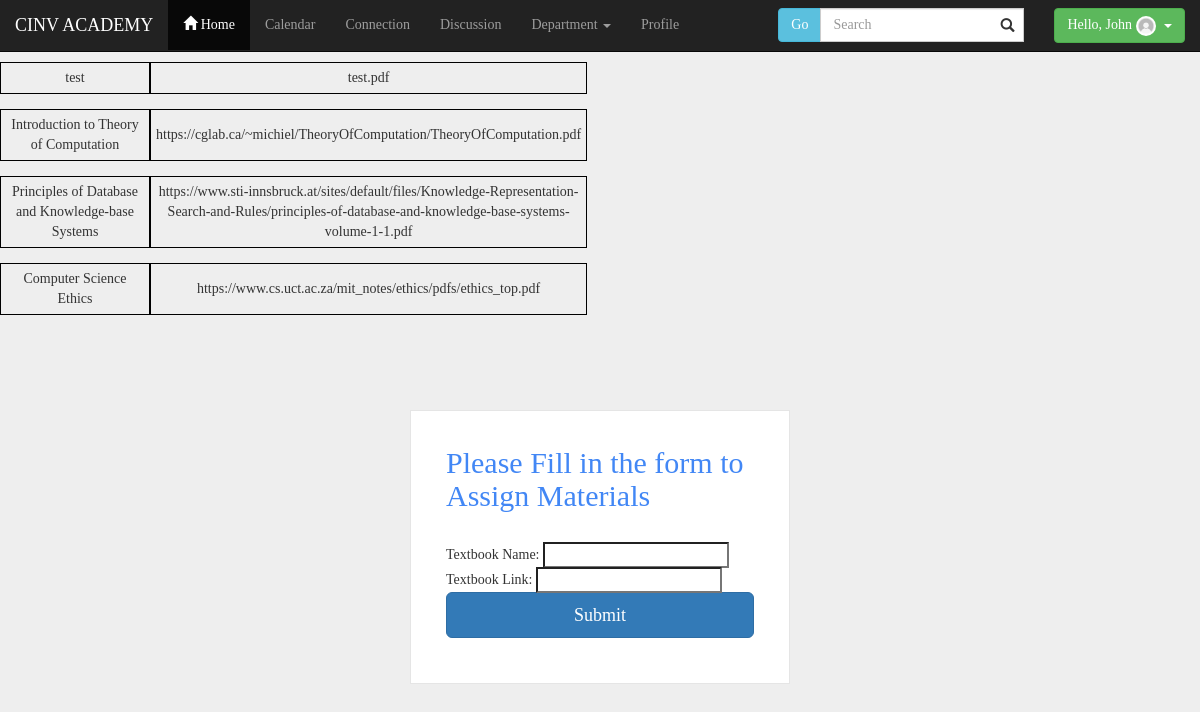
/compSci.php (signed in), run on the app's committed database.
### tables this page shows
CREATE TABLE `subject` (
  `subject` varchar(200) DEFAULT NULL,
  `textbookName` varchar(200) DEFAULT NULL,
  `textbookLink` varchar(200) DEFAULT NULL
);

### functions.php (called while the page is built, shortened)
<?php
function get_image($path = ''):string
{
	return './images/no-image.jpg';
}

### compSci.php (the view, shortened to what this page needs)
<?php
	require 'functions.php';
    require 'dbConfig.php';
?>
<!DOCTYPE html>
<html lang="en">
  <head>
    <link href="css/bootstrap.min.css" rel="stylesheet">
    <link href="Styling.css" rel="stylesheet">
</head>
<body>
    <nav role="navigation" class="navbar navbar-inverse navbar-fixed-top">
      <div class="container-fluid">
        <div class="navbar-header">
          <a class="navbar-brand" href="student.php">
            CINV ACADEMY
          </a>
      </div>
      <div class="navbar-collapse collapse" id="navbarCollapse">
        <ul class="nav navbar-nav">
          <li class="active">
            <a href="student.php">
            <span class="glyphicon glyphicon-home"> </span> Home</a>
          </li>
            <li>
            <a href="fullcalendar.php">
              Calendar
            </a>
          </li>
          <li>
            <a href="#">
              Connection
            </a>
          </li>
            <li>
            <a href="./discussion.php">
              Discussion
            </a>
          </li>
          <li>
              <a class="dropdown-toggle" type="button" data-toggle="dropdown">Department
                <span class="caret"></span></a>
          </li>
            <li>
            <a href="profile.php">
              Profile
            </a>
          </li>
        </ul>
    <form class="navbar-form navbar-right">
            <a class="btn btn-success" type="button" data-toggle="dropdown">Hello, <?php echo $_SESSION["PROFILE"]['firstname'];?>
                <img src="<?= get_image($_SESSION['PROFILE']['image'])?>"
                    style="	margin-right:5px;
                    width: 20px;
                    height:20px;
                    object-fit:cover;
                    border-radius: 50%;" >
                <span class="caret"> </span>
              </a>
    </form>
        <form class="navbar-form navbar-right" role="search">
          <div class="input-group">
            <span class="input-group-btn">
              <button type="submit" class="btn btn-info">
                Go
              </button>
            </span>
            <input type="text" id="search" class="form-control" placeholder="Search">
          </div>
        </form>
     </div>
  </div>
  </nav>
<?php
$sql = $db->query("Select * from subject where subject='compSci'");
echo "<table>";
echo "<tr><th>Textbook Name</th><th>Link</th></tr>";
while($row = mysqli_fetch_array($sql)){
    echo "<tr><td>";
    echo $row['textbookName'];
    echo "</td><td>";
    echo $row['textbookLink'];
    echo "</td></tr>";
}
echo "</table>";
?>
<div class="wrapper">
    <form class="form-signin">
      <h2 class="form-signin-heading">Please Fill in the form to Assign Materials</h2>
      Textbook Name: <input type="text" name="textbookName">
      <br>
      Textbook Link: <input type="text" name="textbookLink">
      <br>
      <button class="btn btn-lg btn-primary btn-block" type="submit">Submit</button>
    </form>
  </div>
</body>
</html>

### Styling.css (style rules this page uses)
body { font-family: 'Vollkorn', serif; }

### compSci.php (style rules this page uses)
body { background-image: url('images/plainBackground.png'); background-repeat: no-repeat; background-attachment: fixed; background-size: cover; }
table { border-collapse: separate; border-spacing: 0 15px; }
th { background-color: #4287f5; color: white; }
th, td { width: 150px; text-align: center; border: 1px solid black; padding: 5px; }
h2 { color: #4287f5; }
body { background: #eee !important; }
.wrapper { margin-top: 80px; margin-bottom: 80px; }

### data on the page
subject: textbookName "test", textbookLink "test.pdf"
subject: textbookName "Introduction to Theory of Computation", textbookLink "https://cglab.ca/~michiel/TheoryOfComputation/TheoryOfComputation.pdf"
subject: textbookName "Principles of Database and Knowledge-base Systems", textbookLink "https://www.sti-innsbruck.at/sites/default/files/Knowledge-Representation-Search-and-Rules/principles-of-database-and-knowledge-base-systems-volume-1-1.pdf"
subject: textbookName "Computer Science Ethics", textbookLink "https://www.cs.uct.ac.za/mit_notes/ethics/pdfs/ethics_top.pdf"

### other printed values
$_SESSION["PROFILE"]['firstname'] "John"
